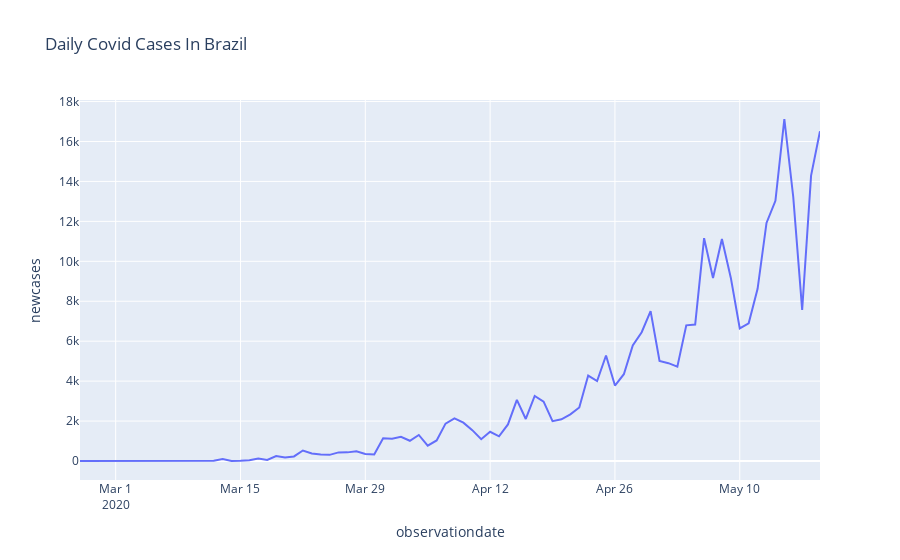

Write notebook code for a chart like this one.
### Code cell
px.line(brasil, x = 'observationdate', y = 'newcases', title = 'Daily Covid Cases In Brazil')
